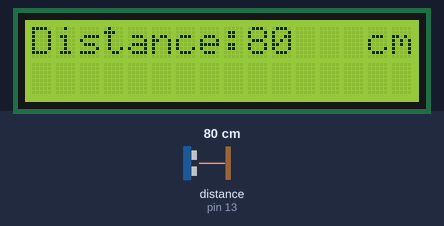
Simulated run of this sketch. Board: Arduino Mega 2560, built with avr-gcc and run on an emulated ATmega2560. Shown: 16×2 character LCD. Wiring (inferred from the names in the program): ultrasonic range finder: trigger pin 12; echo pin 13. The inputs (shaded band) are chosen by the test bench; at power-on: distance to the obstacle (sensor on pin 13) 80 cm. The echo pulse lasts 58.3 µs per cm; what the sketch prints to the serial monitor is not drawn.

Above: at 1.2 s.
1.3 s: distance to the obstacle (sensor on pin 13) set to 2 cm
At 2.7 s:
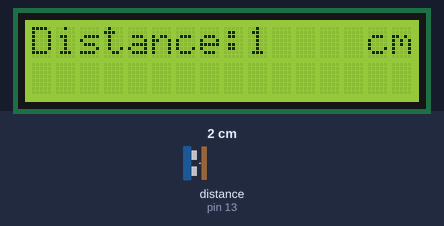
3.5 s: distance to the obstacle (sensor on pin 13) set to 4 cm
At 4.5 s:
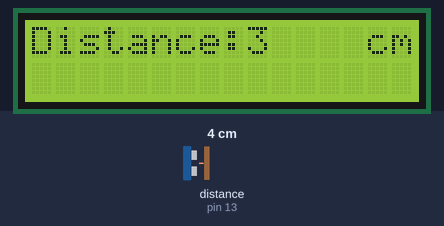
5.5 s: distance to the obstacle (sensor on pin 13) set to 9 cm
At 7.5 s:
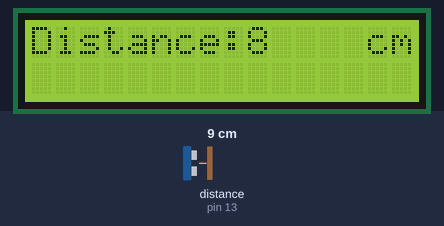
Timing chart, 0 to 9.0 s (numbered marks = the images above; inputs shaded):
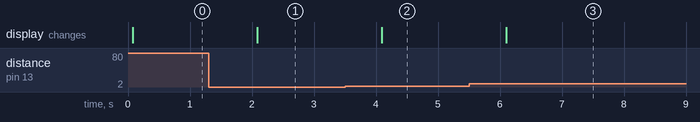

The sketch:

EXA1.ino
```cpp
#define trigpin 12
#define echopin 13

#include <LiquidCrystal.h>

LiquidCrystal lcd(49, 48, 47, 43, 42, 41);

long ping() {

    digitalWrite(trigpin, LOW);
    delayMicroseconds(12);
    digitalWrite(trigpin, HIGH);
    delayMicroseconds(10);
    digitalWrite(trigpin, LOW);
    return pulseIn(echopin, HIGH);

}

void setup() {

    pinMode(trigpin, OUTPUT);
    pinMode(echopin, INPUT);
    Serial.begin(9600);
    lcd.begin(16, 2);
    lcd.print("Distance:     cm");

}

void loop() {

    long duration, cm;
    String result = "Distance: ";
    duration = ping();
    cm = duration / 58;
    result += cm;
    result += "(cm).";
    Serial.println(result);
    lcd.setCursor(0, 0);
    lcd.print("Distance:     cm");
    lcd.setCursor(9, 0);
    lcd.print(cm);
    delay(1000);

}
```

Measured:
- after the input at 1.3 s, the display: changes after 0.78 s (image 1)
- after the input at 3.5 s, the display: changes after 0.59 s (image 2)
- after the input at 5.5 s, the display: changes after 0.60 s (image 3)
